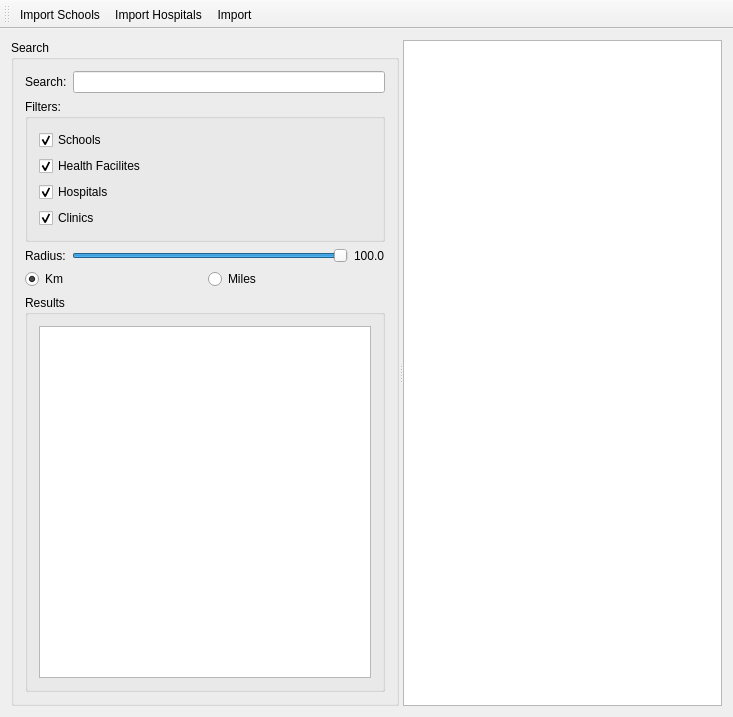
<?xml version="1.0" encoding="UTF-8"?>
<ui version="4.0">
 <class>MainWindow</class>
 <widget class="QMainWindow" name="MainWindow">
  <property name="geometry">
   <rect>
    <x>0</x>
    <y>0</y>
    <width>733</width>
    <height>717</height>
   </rect>
  </property>
  <property name="windowTitle">
   <string>Team HARMless Unicef Project</string>
  </property>
  <widget class="QWidget" name="centralWidget">
   <layout class="QVBoxLayout" name="verticalLayout_3">
    <item>
     <widget class="QSplitter" name="splitter">
      <property name="orientation">
       <enum>Qt::Horizontal</enum>
      </property>
      <widget class="QGroupBox" name="groupBox">
       <property name="sizePolicy">
        <sizepolicy hsizetype="Minimum" vsizetype="Preferred">
         <horstretch>0</horstretch>
         <verstretch>0</verstretch>
        </sizepolicy>
       </property>
       <property name="title">
        <string>Search</string>
       </property>
       <layout class="QVBoxLayout" name="verticalLayout">
        <item>
         <layout class="QHBoxLayout" name="horizontalLayout">
          <item>
           <widget class="QLabel" name="label">
            <property name="text">
             <string>Search:</string>
            </property>
           </widget>
          </item>
          <item>
           <widget class="QLineEdit" name="searchBar"/>
          </item>
         </layout>
        </item>
        <item>
         <widget class="QGroupBox" name="groupBox_2">
          <property name="title">
           <string>Filters:</string>
          </property>
          <layout class="QVBoxLayout" name="verticalLayout_2">
           <item>
            <widget class="QCheckBox" name="schoolsBox">
             <property name="text">
              <string>Schools</string>
             </property>
             <property name="checked">
              <bool>true</bool>
             </property>
            </widget>
           </item>
           <item>
            <widget class="QCheckBox" name="healthFacilitiesBox">
             <property name="text">
              <string>Health Facilites</string>
             </property>
             <property name="checked">
              <bool>true</bool>
             </property>
            </widget>
           </item>
           <item>
            <widget class="QCheckBox" name="hospitalsBox">
             <property name="text">
              <string>Hospitals</string>
             </property>
             <property name="checked">
              <bool>true</bool>
             </property>
            </widget>
           </item>
           <item>
            <widget class="QCheckBox" name="clinicsBox">
             <property name="text">
              <string>Clinics</string>
             </property>
             <property name="checked">
              <bool>true</bool>
             </property>
            </widget>
           </item>
          </layout>
         </widget>
        </item>
        <item>
         <layout class="QHBoxLayout" name="horizontalLayout_4">
          <item>
           <layout class="QHBoxLayout" name="horizontalLayout_3">
            <item>
             <widget class="QLabel" name="label_2">
              <property name="text">
               <string>Radius:</string>
              </property>
             </widget>
            </item>
            <item>
             <widget class="QSlider" name="rSlider">
              <property name="maximum">
               <number>1000</number>
              </property>
              <property name="pageStep">
               <number>1</number>
              </property>
              <property name="value">
               <number>1000</number>
              </property>
              <property name="orientation">
               <enum>Qt::Horizontal</enum>
              </property>
             </widget>
            </item>
           </layout>
          </item>
          <item>
           <widget class="QLabel" name="radiusLable">
            <property name="text">
             <string>100.0</string>
            </property>
           </widget>
          </item>
         </layout>
        </item>
        <item>
         <layout class="QHBoxLayout" name="horizontalLayout_2">
          <item>
           <widget class="QRadioButton" name="kmBox">
            <property name="text">
             <string>Km</string>
            </property>
            <property name="checked">
             <bool>true</bool>
            </property>
           </widget>
          </item>
          <item>
           <widget class="QRadioButton" name="milesBox">
            <property name="text">
             <string>Miles</string>
            </property>
           </widget>
          </item>
         </layout>
        </item>
        <item>
         <widget class="QGroupBox" name="groupBox_3">
          <property name="title">
           <string>Results</string>
          </property>
          <layout class="QVBoxLayout" name="verticalLayout_4">
           <item>
            <widget class="QListWidget" name="resultsList"/>
           </item>
          </layout>
         </widget>
        </item>
       </layout>
      </widget>
      <widget class="QTextEdit" name="textEdit"/>
     </widget>
    </item>
   </layout>
  </widget>
  <widget class="QToolBar" name="toolBar">
   <property name="windowTitle">
    <string>toolBar</string>
   </property>
   <attribute name="toolBarArea">
    <enum>TopToolBarArea</enum>
   </attribute>
   <attribute name="toolBarBreak">
    <bool>false</bool>
   </attribute>
   <addaction name="actionImport_Schools"/>
   <addaction name="actionImport_Hospitals"/>
   <addaction name="actionImport"/>
  </widget>
  <action name="actionImport_Schools">
   <property name="text">
    <string>Import Schools</string>
   </property>
  </action>
  <action name="actionImport_Hospitals">
   <property name="text">
    <string>Import Hospitals</string>
   </property>
  </action>
  <action name="actionImport">
   <property name="text">
    <string>Import</string>
   </property>
  </action>
 </widget>
 <layoutdefault spacing="6" margin="11"/>
 <resources/>
 <connections/>
</ui>
